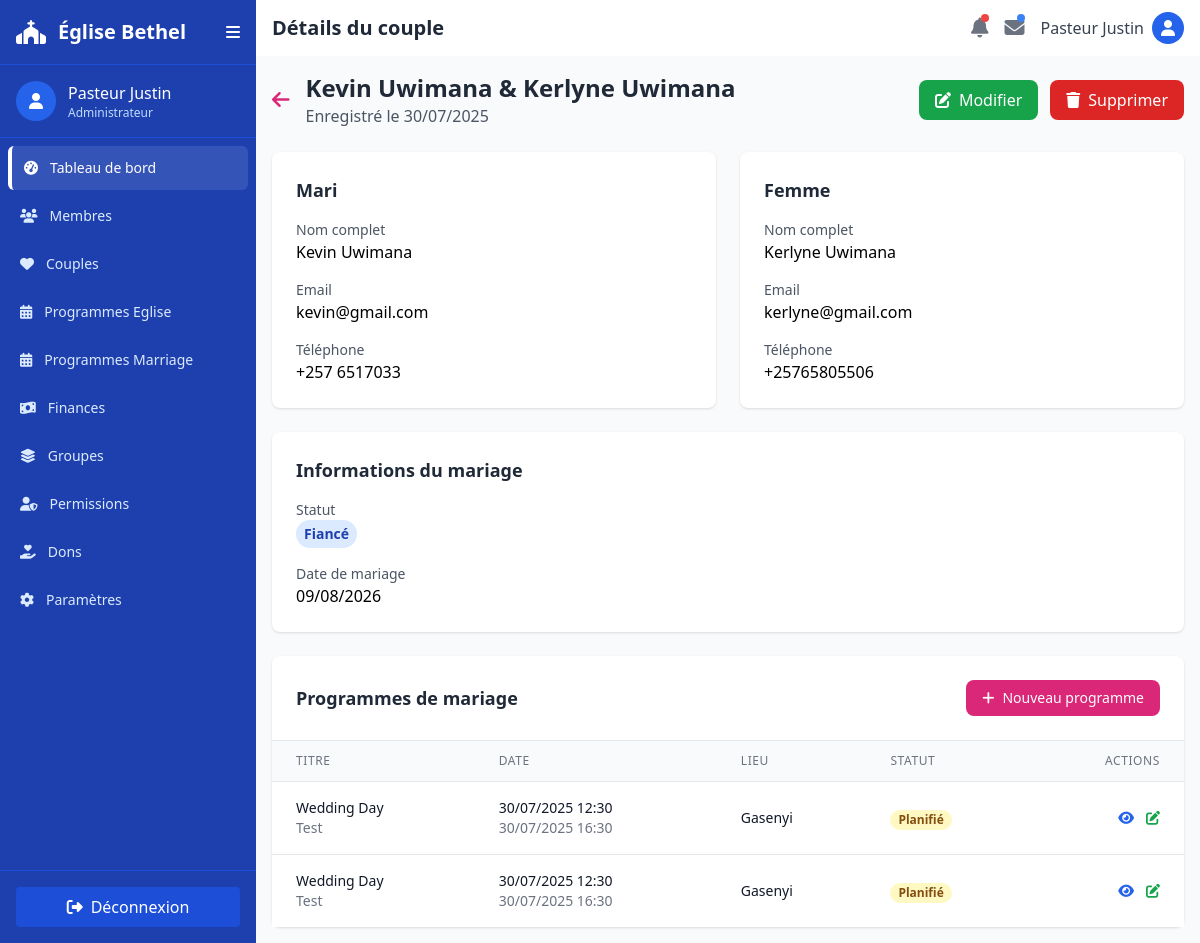
/couples/1/ (signed in), run on the app's committed database.
### core/models.py (models this page shows, shortened)
class Couple(models.Model):
    STATUT_CHOICES = [
        ('marie', 'Marié'),
        ('fiance', 'Fiancé'),
    ]
    membre_mari = models.ForeignKey(
        Membre,
        on_delete=models.CASCADE,
        related_name='couples_mari'
    )
    membre_femme = models.ForeignKey(
        Membre,
        on_delete=models.CASCADE,
        related_name='couples_femme'
    )
    statut_couple = models.CharField(max_length=10, choices=STATUT_CHOICES)
    date_mariage = models.DateField(null=True, blank=True)
    created_at = models.DateTimeField(auto_now_add=True)
    updated_at = models.DateTimeField(auto_now=True)
    class Meta:
        verbose_name = "Couple"
        verbose_name_plural = "Couples"
        unique_together = ['membre_mari', 'membre_femme']

class Membre(models.Model):
    SEXE_CHOICES = [
        ('M', 'Masculin'),
        ('F', 'Féminin'),
    ]
    STATUT_BAPTISMAL_CHOICES = [
        ('baptise_eglise', 'Baptisé Église'),
        ('non_baptise', 'Non Baptisé'),
        ('baptise_autre_eglise', 'Baptisé Autre Église'),
    ]
    nom = models.CharField(max_length=100)
    prenom = models.CharField(max_length=100)
    date_naissance = models.DateField()
    adresse = models.TextField()
    telephone = models.CharField(
        max_length=20,
        validators=[RegexValidator(r'^\+?1?\d{9,15}$', 'Numéro de téléphone invalide')]
    )
    email = models.EmailField(unique=True)
    sexe = models.CharField(
        max_length=1,
        choices=SEXE_CHOICES,
        null=True,
        blank=True,
        verbose_name="Sexe"
    )
    statut_baptismal = models.CharField(
        max_length=25,
        choices=STATUT_BAPTISMAL_CHOICES,
        default='non_baptise'
    )
    date_adhesion = models.DateField()
    photo_profil_url = models.URLField(blank=True, null=True)
    created_at = models.DateTimeField(auto_now_add=True)
    updated_at = models.DateTimeField(auto_now=True)
    class Meta:
        verbose_name = "Membre"
        verbose_name_plural = "Membres"
        ordering = ['nom', 'prenom']
    @property
    def nom_complet(self):
        return f"{self.prenom} {self.nom}"

class ProgrammeMariage(models.Model):
    STATUT_CHOICES = [
        ('planifie', 'Planifié'),
        ('en_cours', 'En cours'),
        ('termine', 'Terminé'),
        ('annule', 'Annulé'),
    ]
    couple = models.ForeignKey(Couple, on_delete=models.CASCADE, related_name='programmes_mariage')
    titre = models.CharField(max_length=200)
    description = models.TextField(blank=True, null=True)
    date_debut = models.DateTimeField()
    date_fin = models.DateTimeField()
    lieu = models.CharField(max_length=200, blank=True, null=True)
    statut = models.CharField(max_length=15, choices=STATUT_CHOICES, default='planifie')
    created_at = models.DateTimeField(auto_now_add=True)
    updated_at = models.DateTimeField(auto_now=True)
    class Meta:
        verbose_name = "Programme de Mariage"
        verbose_name_plural = "Programmes de Mariage"
        ordering = ['-date_debut']

### core/views.py (the view)
# urls.py: path('couples/<int:pk>/', views.couple_detail_view, name='couple_detail'),
@login_required
def couple_detail_view(request, pk):
    couple = get_object_or_404(Couple, pk=pk)
    programmes_mariage = ProgrammeMariage.objects.filter(couple=couple).order_by('-date_debut')
    context = {
        'couple': couple,
        'programmes_mariage': programmes_mariage,
    }
    return render(request, 'couple/detail.html', context)

### core/templates/couple/detail.html (shortened to what this page needs)
{% extends "core/base.html" %}
{% block title %}Détails du couple{% endblock %}
{% block body %}
<main class="flex-1 overflow-y-auto p-4 bg-gray-50">
    <div class="flex justify-between items-center mb-6">
        <div class="flex items-center">
            <a href="{% url 'couple_list' %}" class="text-pink-600 hover:text-pink-800 mr-4">
                <i class="fas fa-arrow-left text-xl"></i>
            </a>
            <div>
                <h2 class="text-2xl font-bold text-gray-800">{{ couple.membre_mari.nom_complet }} & {{ couple.membre_femme.nom_complet }}</h2>
                <p class="text-gray-600">Enregistré le {{ couple.created_at|date:"d/m/Y" }}</p>
            </div>
        </div>
        <div class="flex space-x-3">
            <a href="{% url 'couple_update' couple.pk %}"
               class="bg-green-600 hover:bg-green-700 text-white px-4 py-2 rounded-lg flex items-center">
                <i class="fas fa-edit mr-2"></i>
                Modifier
            </a>
            <button onclick="confirmDelete()"
                    class="bg-red-600 hover:bg-red-700 text-white px-4 py-2 rounded-lg flex items-center">
                <i class="fas fa-trash mr-2"></i>
                Supprimer
            </button>
        </div>
    </div>
    <div class="grid grid-cols-1 lg:grid-cols-2 gap-6 mb-6">
        <div class="bg-white rounded-lg shadow p-6">
            <h3 class="text-lg font-semibold text-gray-800 mb-4">Mari</h3>
            <div class="space-y-4">
                <div>
                    <p class="text-sm text-gray-600">Nom complet</p>
                    <p class="font-medium">{{ couple.membre_mari.nom_complet }}</p>
                </div>
                <div>
                    <p class="text-sm text-gray-600">Email</p>
                    <p class="font-medium">{{ couple.membre_mari.email }}</p>
                </div>
                <div>
                    <p class="text-sm text-gray-600">Téléphone</p>
                    <p class="font-medium">{{ couple.membre_mari.telephone }}</p>
                </div>
            </div>
        </div>
        <div class="bg-white rounded-lg shadow p-6">
            <h3 class="text-lg font-semibold text-gray-800 mb-4">Femme</h3>
            <div class="space-y-4">
                <div>
                    <p class="text-sm text-gray-600">Nom complet</p>
                    <p class="font-medium">{{ couple.membre_femme.nom_complet }}</p>
                </div>
                <div>
                    <p class="text-sm text-gray-600">Email</p>
                    <p class="font-medium">{{ couple.membre_femme.email }}</p>
                </div>
                <div>
                    <p class="text-sm text-gray-600">Téléphone</p>
                    <p class="font-medium">{{ couple.membre_femme.telephone }}</p>
                </div>
            </div>
        </div>
    </div>
    <div class="bg-white rounded-lg shadow p-6 mb-6">
        <h3 class="text-lg font-semibold text-gray-800 mb-4">Informations du mariage</h3>
        <div class="grid grid-cols-1 md:grid-cols-2 gap-6">
            <div class="space-y-4">
                <div>
                    <p class="text-sm text-gray-600">Statut</p>
                    <span class="inline-flex px-2 py-1 text-sm font-semibold rounded-full
                        {% if couple.statut_couple == 'marie' %}bg-green-100 text-green-800
                        {% else %}bg-blue-100 text-blue-800{% endif %}">
                        {{ couple.get_statut_couple_display }}
                    </span>
                </div>
                <div>
                    <p class="text-sm text-gray-600">Date de mariage</p>
                    <p class="font-medium">
                        {% if couple.date_mariage %}
                            {{ couple.date_mariage|date:"d/m/Y" }}
                        {% else %}
                            <span class="text-gray-400">Non définie</span>
                        {% endif %}
                    </p>
                </div>
            </div>
        </div>
    </div>
    <div class="bg-white rounded-lg shadow">
        <div class="p-6 border-b border-gray-200">
            <div class="flex justify-between items-center">
                <h3 class="text-lg font-semibold text-gray-800">Programmes de mariage</h3>
                <a href="{% url 'programme_mariage_create' couple.pk %}"
                   class="bg-pink-600 hover:bg-pink-700 text-white px-4 py-2 rounded-lg flex items-center text-sm">
                    <i class="fas fa-plus mr-2"></i>
                    Nouveau programme
                </a>
            </div>
        </div>
        {% if programmes_mariage %}
        <div class="overflow-x-auto">
            <table class="min-w-full divide-y divide-gray-200">
                <thead class="bg-gray-50">
                    <tr>
                        <th class="px-6 py-3 text-left text-xs font-medium text-gray-500 uppercase tracking-wider">Titre</th>
                        <th class="px-6 py-3 text-left text-xs font-medium text-gray-500 uppercase tracking-wider">Date</th>
                        <th class="px-6 py-3 text-left text-xs font-medium text-gray-500 uppercase tracking-wider">Lieu</th>
                        <th class="px-6 py-3 text-left text-xs font-medium text-gray-500 uppercase tracking-wider">Statut</th>
                        <th class="px-6 py-3 text-right text-xs font-medium text-gray-500 uppercase tracking-wider">Actions</th>
                    </tr>
                </thead>
                <tbody class="bg-white divide-y divide-gray-200">
                    {% for programme in programmes_mariage %}
                    <tr class="hover:bg-gray-50">
                        <td class="px-6 py-4">
                            <div class="text-sm font-medium text-gray-900">{{ programme.titre }}</div>
                            {% if programme.description %}
                            <div class="text-sm text-gray-500">{{ programme.description|truncatechars:50 }}</div>
                            {% endif %}
                        </td>
                        <td class="px-6 py-4 whitespace-nowrap">
                            <div class="text-sm text-gray-900">{{ programme.date_debut|date:"d/m/Y H:i" }}</div>
                            <div class="text-sm text-gray-500">{{ programme.date_fin|date:"d/m/Y H:i" }}</div>
                        </td>
                        <td class="px-6 py-4 whitespace-nowrap text-sm text-gray-900">
                            {{ programme.lieu|default:"Non défini" }}
                        </td>
                        <td class="px-6 py-4 whitespace-nowrap">
                            <span class="px-2 inline-flex text-xs leading-5 font-semibold rounded-full
                                {% if programme.statut == 'planifie' %}bg-yellow-100 text-yellow-800
                                {% elif programme.statut == 'en_cours' %}bg-blue-100 text-blue-800
                                {% elif programme.statut == 'termine' %}bg-green-100 text-green-800
                                {% else %}bg-red-100 text-red-800{% endif %}">
                                {{ programme.get_statut_display }}
                            </span>
                        </td>
                        <td class="px-6 py-4 whitespace-nowrap text-right text-sm font-medium">
                            <div class="flex justify-end space-x-3">
                                <a href="{% url 'programme_mariage_detail' programme.pk %}" class="text-blue-600 hover:text-blue-900">
                                    <i class="fas fa-eye"></i>
                                </a>
                                <a href="{% url 'programme_mariage_update' programme.pk %}" class="text-green-600 hover:text-green-900">
                                    <i class="fas fa-edit"></i>
                                </a>
                            </div>
                        </td>
                    </tr>
                    {% endfor %}
                </tbody>
            </table>
        </div>
        {% else %}
        <div class="p-6 text-center text-gray-500">
            <i class="fas fa-calendar-times text-4xl mb-2"></i>
            <p>Aucun programme de mariage n'est enregistré pour ce couple.</p>
        </div>
        {% endif %}
    </div>
</main>
{% endblock %}

### data on the page
Couple: membre_mari.nom_complet "Kevin Uwimana", membre_femme.nom_complet "Kerlyne Uwimana", created_at "30/07/2025", membre_mari.email "kevin@gmail.com", membre_mari.telephone "+257 6517033", membre_femme.email "kerlyne@gmail.com", membre_femme.telephone "+25765805506", statut_couple "Fiancé", date_mariage "09/08/2026"
ProgrammeMariage: titre "Wedding Day", description "Test", date_debut "30/07/2025 12:30", date_fin "30/07/2025 16:30", lieu "Gasenyi", statut "Planifié"
ProgrammeMariage: titre "Wedding Day", description "Test", date_debut "30/07/2025 12:30", date_fin "30/07/2025 16:30", lieu "Gasenyi", statut "Planifié"
